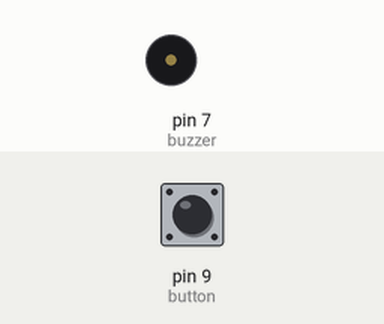
Bench run of a sketch on a simulated Arduino Uno, built with avr-gcc and run on an emulated ATmega328P. Shown: buzzer (waves = sounding, pin HIGH). Inputs (shaded band) come from the test bench; at power-on: pin 9 (button) HIGH.

Above: at 1.2 s.
1.3 s: pin 9 (button) pulled LOW for 0.15 s
At 2.2 s:
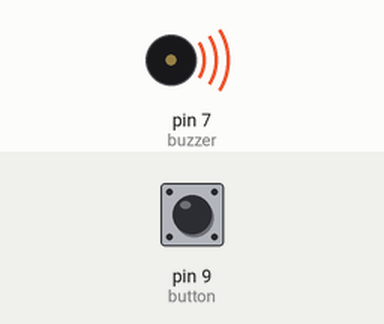
Timing chart, 0 to 4.3 s (numbered marks = the images above; inputs shaded):
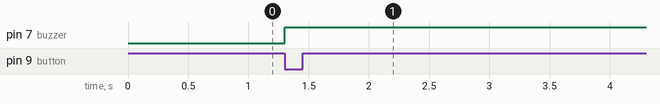

The sketch:

buzzerButtonQuick.ino
```cpp
int buzzer = 7;
int button = 9;


void setup() {
  // put your setup code here, to run once:
  pinMode(buzzer, OUTPUT);
  pinMode(button, INPUT);

}

void loop() {
  // put your main code here, to run repeatedly:
  if (digitalRead(button) == LOW) {
    digitalWrite(buzzer, HIGH);
    }

}
```

Measured:
- after the input at 1.3 s, pin 7 (buzzer): LOW → HIGH at once
